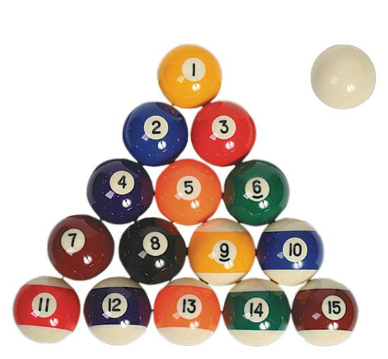
#> input picture 22.12.06_openCV/images/Billiards.png, 388 x 359 px
$ python opencv25_masking.py
#> lines starting #> are read from the running program, lines starting #| are printed output that depends on the picture; after the words box and inside, x2 and y2 are one past the last pixel; in counts of white or black regions, pixels touching at a corner belong together
import cv2
import matplotlib.pyplot as plt

# image loading and input image -> gray
image = cv2.imread('./images/Billiards.png',cv2.IMREAD_GRAYSCALE)
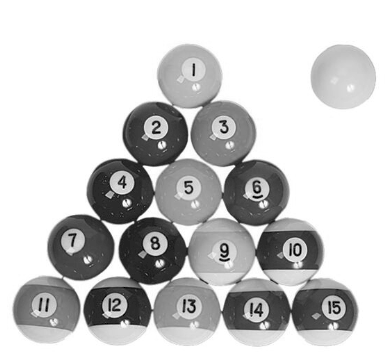
#> image: shape (359, 388); min 0, max 255, mean 202.7

# 임계값 연산자의 출력을 마스크라는 변수에 저장,
# 저장하지 않는 출력은 _을 통해 사용X
# 230보다 작으면 모든 값은 흰색 처리, 230 보다 큰 값은 검은색 처리
_, mask = cv2.threshold(image, 230, 255, cv2.THRESH_BINARY_INV)
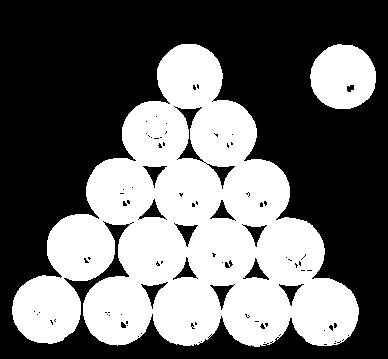
#> mask: shape (359, 388); 41.4% white; 2 white regions, box (x1, y1, x2, y2) and area: (12, 44, 359, 347) 54277, (310, 44, 376, 109) 3343

titles = ['image','mask']
images = [image, mask]

for i in range(2):
    plt.subplot(1, 2, i+1)
    plt.imshow(images[i], 'gray')
    plt.title(titles[i])
    plt.xticks([])
    plt.yticks([])
plt.show()
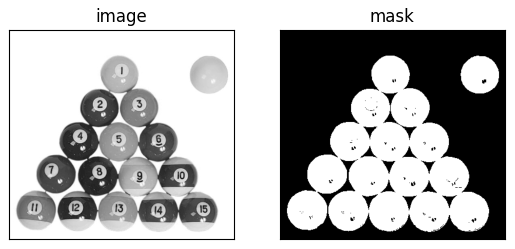
#> figure drawn by matplotlib, 2 panels

$ run again, with 22.12.06_openCV/images/capybara.png copied over 22.12.06_openCV/images/Billiards.png
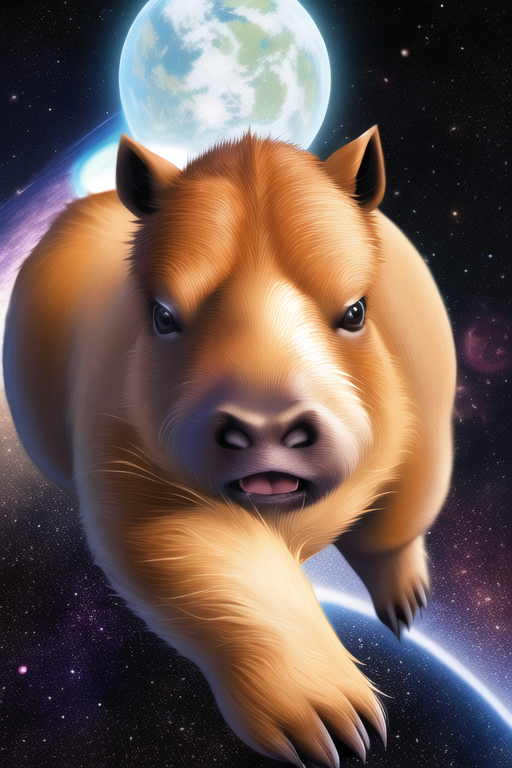
#> input picture 22.12.06_openCV/images/capybara.png, 512 x 768 px
#> `_, mask = cv2.threshold(image, 230, 255, cv2.THRESH_BINARY_INV)`:
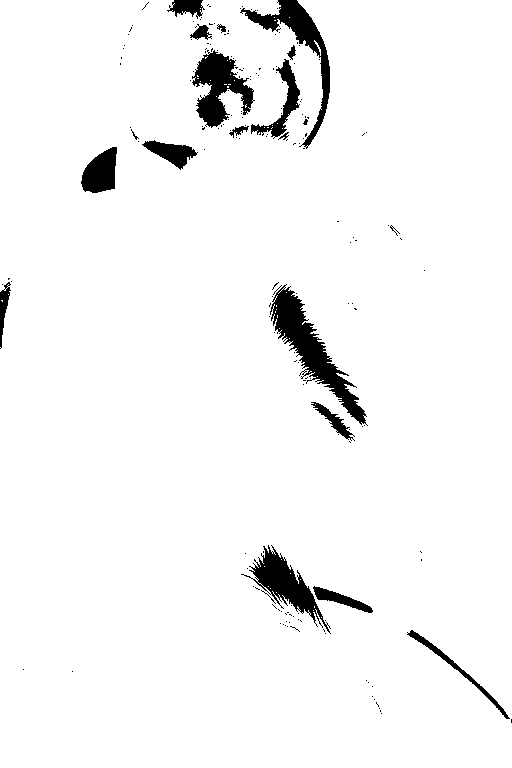
#> mask: shape (768, 512); 95.8% white; 184 black regions (165 under 20 px), largest, box (x1, y1, x2, y2) and area: (270, 284, 368, 426) 3489, (192, 50, 255, 128) 2371, (240, 0, 330, 149) 2341
#> `plt.show()`:
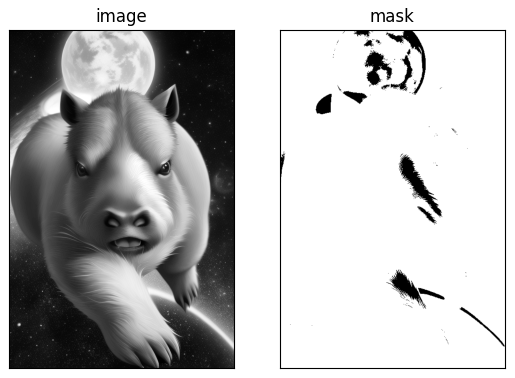
#> figure drawn by matplotlib, 2 panels

$ run again, with 22.12.06_openCV/images/test01.png copied over 22.12.06_openCV/images/Billiards.png
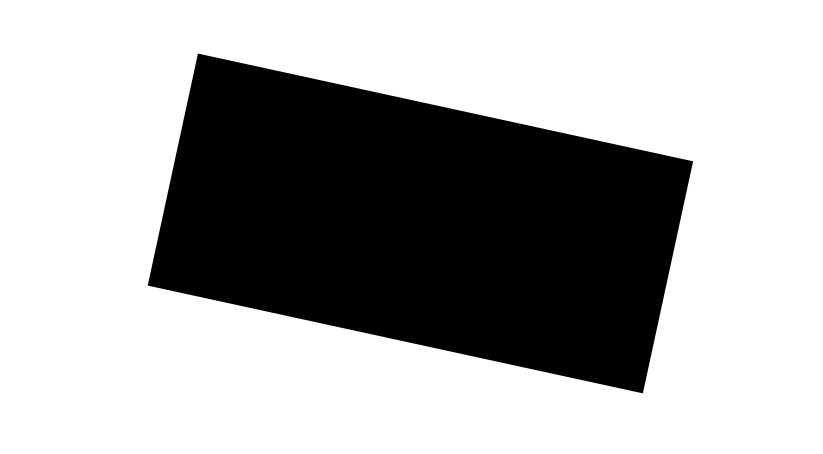
#> input picture 22.12.06_openCV/images/test01.png, 823 x 454 px
#> image is the input picture: shape (454, 823); min 0, max 255, mean 172.9
#> `_, mask = cv2.threshold(image, 230, 255, cv2.THRESH_BINARY_INV)`:
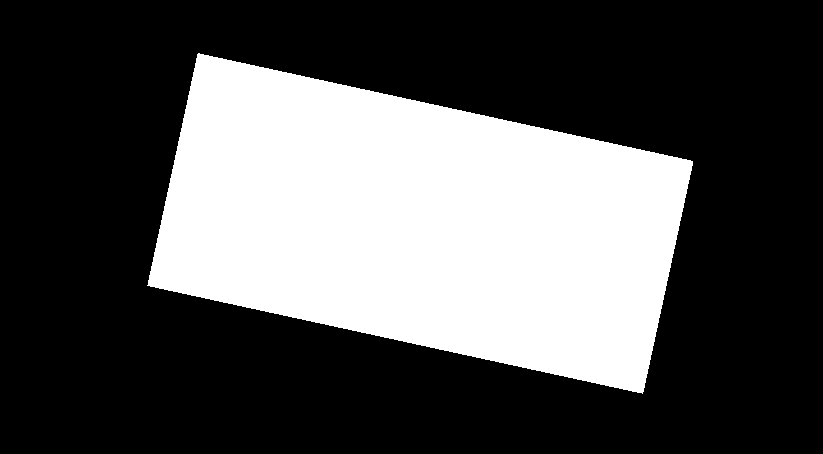
#> mask: shape (454, 823); 32.4% white; 1 white region, box (x1, y1, x2, y2) and area: (147, 53, 693, 394) 120913
#> `plt.show()`:
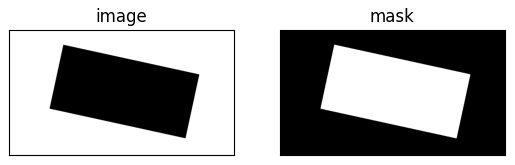
#> figure drawn by matplotlib, 2 panels
